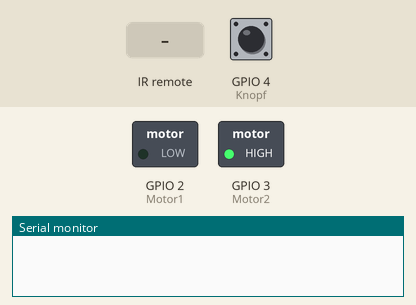
Recording of a sketch running on a simulated ESP8266 (NodeMCU). Shown: switched loads named in the sketch (green lamp = pin HIGH), the last lines printed to the serial monitor. The test bench sets the inputs (shaded band); at power-on: GPIO 4 (Knopf) LOW.

Above: at 1.2 s.
1.3 s: GPIO 4 (Knopf) pulled HIGH for 0.15 s
At 2.6 s:
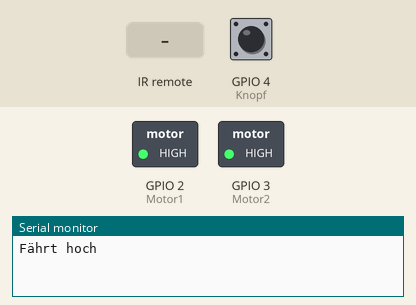
2.9 s: infrared code 0x40 received
At 3.8 s:
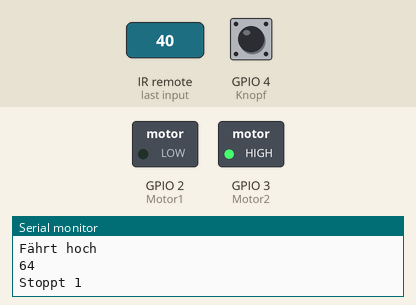
4.4 s: GPIO 4 (Knopf) pulled HIGH for 1 s
At 5.0 s:
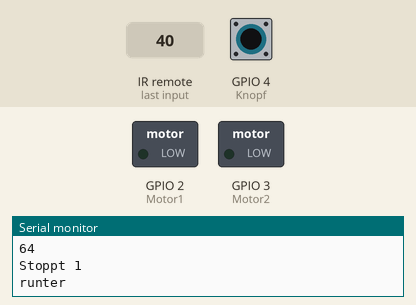
6.9 s: GPIO 4 (Knopf) pulsed HIGH 5 times (0.12 s each, 0.3 s apart)
At 9.1 s:
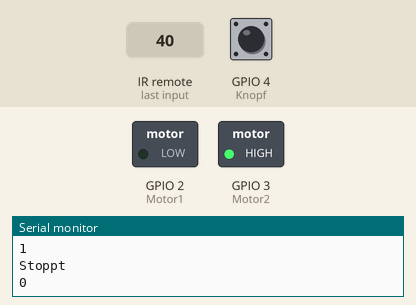
9.9 s: GPIO 4 (Knopf) pulled HIGH for 3.2 s
At 10.4 s:
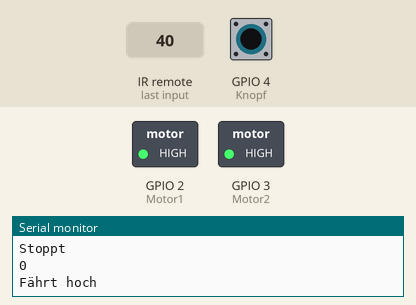
Timing chart, 0 to 51.5 s (numbered marks = the images above; inputs shaded):
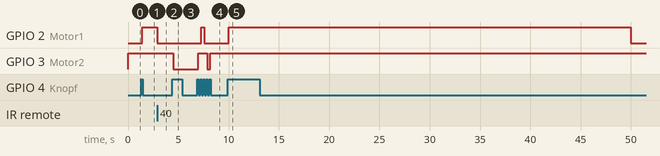

The sketch:

Tuertreppe.ino
```cpp
#include <IRremote.h>
#include <Bounce2.h>

int IR_RECEIVE_PIN = 7;
bool m_zustand = 0;
bool m_an = 0;
unsigned long timer1;
unsigned long timer2 = 0;
bool m_empfangen = 0;
int Knopf = 4;
int Motor1 = 2;
int Motor2 = 3;
Bounce bounce = Bounce();

void setup()
{
  Serial.begin(9600);
  IrReceiver.begin(IR_RECEIVE_PIN, DISABLE_LED_FEEDBACK);
  pinMode(Motor1, OUTPUT);
  pinMode(Motor2, OUTPUT);
  digitalWrite(Motor1, LOW);
  digitalWrite(Motor2, HIGH);
  bounce.attach(Knopf,INPUT);
  bounce.interval(100);
}

void loop() {
    if (IrReceiver.decode()) {

        if(IrReceiver.decodedIRData.command == 64 and millis()-timer2 > 2000)
        {
          m_empfangen =1;
          Serial.println(IrReceiver.decodedIRData.command);
          timer2= millis();
        }
        IrReceiver.resume();
    }

    bounce.update();
    if(bounce.changed())
    {
      int debouncedInput = bounce.fell();
      if( debouncedInput == LOW)
      {
        m_empfangen=1;
      }
    }


        if((m_zustand==0) and (m_empfangen == 1) and (m_an == 1))
        {
          digitalWrite(Motor1, LOW);
          m_zustand = 1;
          m_an= 0;
          m_empfangen = 0;
          Serial.println("Stoppt 1");
        }

        if((m_zustand==1) and (m_empfangen == 1) and (m_an == 1))
        {
          digitalWrite(Motor2, HIGH);
          Serial.println(m_zustand);
          m_zustand = 0;
          m_an= 0;
          m_empfangen = 0;
          Serial.println("Stoppt");
          Serial.println(m_zustand);
        }


        if((m_zustand==0) and (m_empfangen == 1) and (m_an == 0))
          {
            digitalWrite(Motor1, HIGH);
            timer1= millis();
            m_empfangen= 0;
            m_an = 1;
            Serial.println("Fährt hoch");
          }

          if((m_an == 1) and (m_zustand==0) and ((millis()-timer1)>40000))
          {
            digitalWrite(Motor1,LOW);
            m_zustand=1;
            m_an= 0;
            Serial.println("Ist oben");
          }


          if((m_zustand==1) and (m_empfangen == 1) and (m_an == 0))
          {
            digitalWrite(Motor2, LOW);
            timer1= millis();
            m_empfangen= 0;
            m_an = 1;
            Serial.println("runter");
          }

          if((m_an == 1) and (m_zustand==1) and ((millis()-timer1)>40000))
          {
            digitalWrite(Motor2,HIGH);
            m_zustand=0;
            m_an= 0;
            Serial.println("Ist unten");
          }


}
```

Measured:
- after the input at 1.3 s, GPIO 2 (Motor1): LOW → HIGH after 0.10 s
- after the input at 2.9 s, GPIO 2 (Motor1): HIGH → LOW at once
- after the input at 4.4 s, GPIO 3 (Motor2): HIGH → LOW after 0.10 s
- after the input at 6.9 s, GPIO 2 (Motor1): LOW → HIGH after 0.40 s, → LOW 0.30 s later; GPIO 3 (Motor2): LOW → HIGH after 0.10 s, → LOW 0.90 s later, → HIGH 0.30 s later
- after the input at 9.9 s, GPIO 2 (Motor1): LOW → HIGH after 0.10 s, → LOW 40.0 s later
